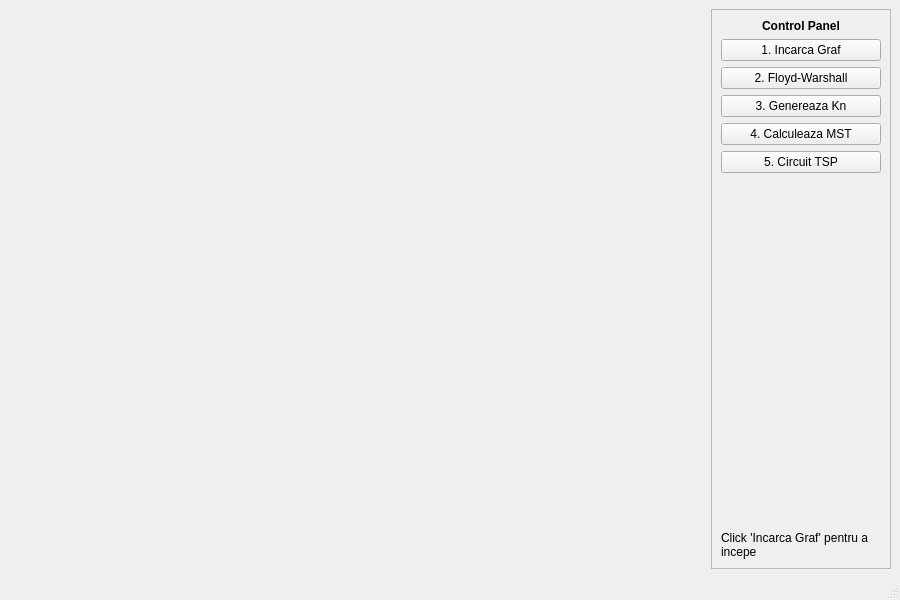
<?xml version="1.0" encoding="UTF-8"?>
<ui version="4.0">
 <class>MainWindow</class>
 <widget class="QMainWindow" name="MainWindow">
  <property name="geometry">
   <rect>
    <x>0</x>
    <y>0</y>
    <width>900</width>
    <height>600</height>
   </rect>
  </property>
  <property name="windowTitle">
   <string>Problema Comis-Voiajorului</string>
  </property>
  <widget class="QWidget" name="centralwidget">
   <layout class="QHBoxLayout" name="horizontalLayout">
    <item>
     <spacer name="horizontalSpacer">
      <property name="orientation">
       <enum>Qt::Horizontal</enum>
      </property>
      <property name="sizeHint" stdset="0">
       <size>
        <width>40</width>
        <height>20</height>
       </size>
      </property>
     </spacer>
    </item>
    <item>
     <widget class="QFrame" name="controlPanel">
      <property name="minimumSize">
       <size>
        <width>180</width>
        <height>0</height>
       </size>
      </property>
      <property name="maximumSize">
       <size>
        <width>180</width>
        <height>16777215</height>
       </size>
      </property>
      <property name="frameShape">
       <enum>QFrame::StyledPanel</enum>
      </property>
      <layout class="QVBoxLayout" name="verticalLayout">
       <item>
        <widget class="QLabel" name="lblTitle">
         <property name="text">
          <string>Control Panel</string>
         </property>
         <property name="alignment">
          <set>Qt::AlignCenter</set>
         </property>
         <property name="font">
          <font>
           <weight>75</weight>
           <bold>true</bold>
          </font>
         </property>
        </widget>
       </item>
       <item>
        <widget class="QPushButton" name="btnLoad">
         <property name="text">
          <string>1. Incarca Graf</string>
         </property>
        </widget>
       </item>
       <item>
        <widget class="QPushButton" name="btnFloyd">
         <property name="text">
          <string>2. Floyd-Warshall</string>
         </property>
        </widget>
       </item>
       <item>
        <widget class="QPushButton" name="btnKn">
         <property name="text">
          <string>3. Genereaza Kn</string>
         </property>
        </widget>
       </item>
       <item>
        <widget class="QPushButton" name="btnMST">
         <property name="text">
          <string>4. Calculeaza MST</string>
         </property>
        </widget>
       </item>
       <item>
        <widget class="QPushButton" name="btnTSP">
         <property name="text">
          <string>5. Circuit TSP</string>
         </property>
        </widget>
       </item>
       <item>
        <spacer name="verticalSpacer">
         <property name="orientation">
          <enum>Qt::Vertical</enum>
         </property>
         <property name="sizeHint" stdset="0">
          <size>
           <width>20</width>
           <height>40</height>
          </size>
         </property>
        </spacer>
       </item>
       <item>
        <widget class="QLabel" name="lblStatus">
         <property name="text">
          <string>Click 'Incarca Graf' pentru a incepe</string>
         </property>
         <property name="wordWrap">
          <bool>true</bool>
         </property>
        </widget>
       </item>
      </layout>
     </widget>
    </item>
   </layout>
  </widget>
  <widget class="QMenuBar" name="menubar">
   <property name="geometry">
    <rect>
     <x>0</x>
     <y>0</y>
     <width>900</width>
     <height>22</height>
    </rect>
   </property>
  </widget>
  <widget class="QStatusBar" name="statusbar"/>
 </widget>
 <resources/>
 <connections/>
</ui>
